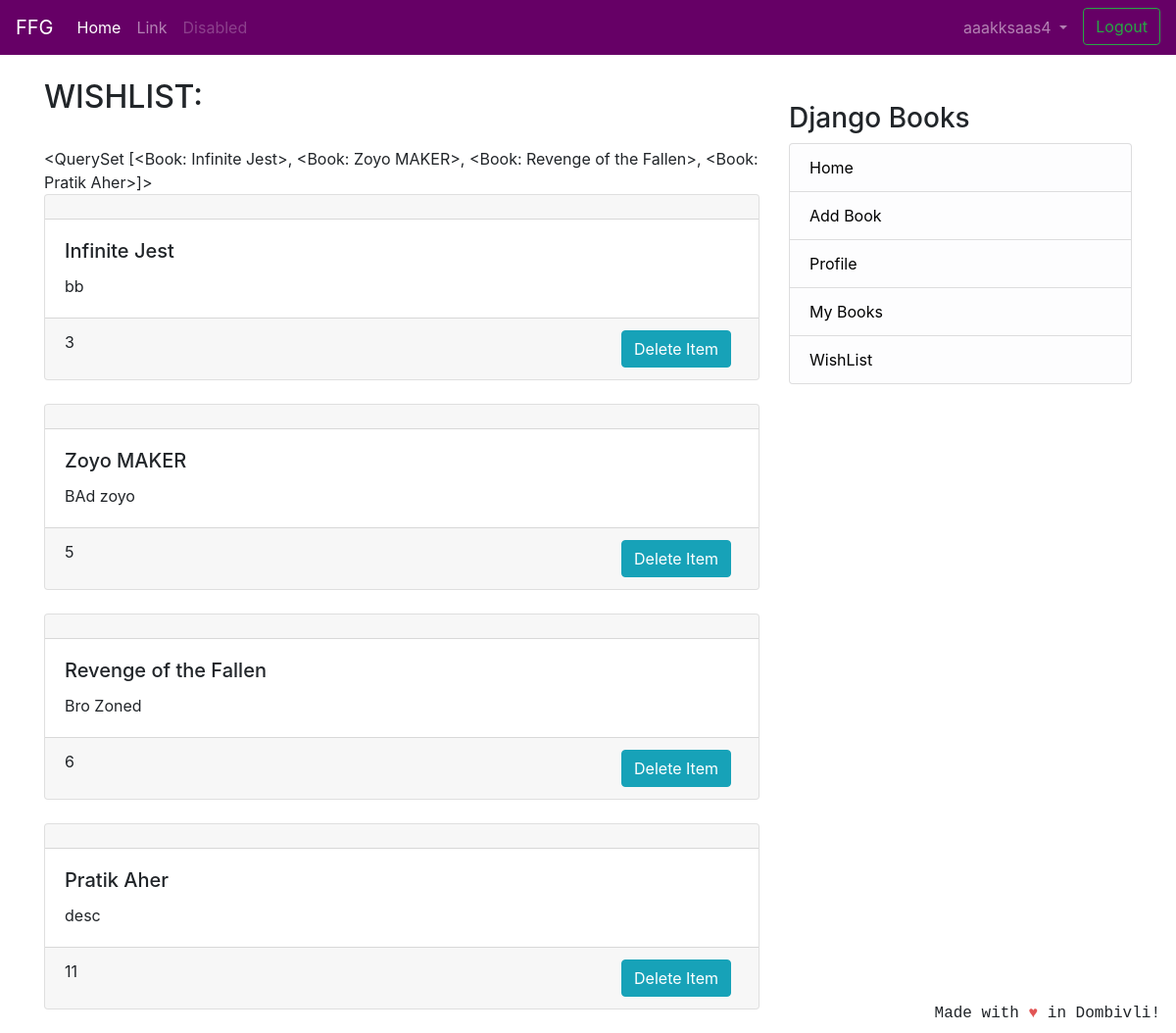
The app's page /list/wishlist/ (signed in) with its own data.
### coreapp/models.py (models this page shows)
class Book(models.Model):
    user = models.ForeignKey(User, on_delete=models.CASCADE, null=True)
    book_name = models.CharField(max_length=100)
    description = models.CharField(max_length=2000)
    image = models.ImageField(null=True, blank=True, upload_to="book_images/")
    price = models.IntegerField()
    condition = models.CharField(
        max_length=100, choices=CONITION_CHOICES, default='Acceptable')
    created_at = models.DateTimeField(auto_now_add=True)
    class Meta:
        verbose_name = 'Book'
        verbose_name_plural = 'Books'
    def __str__(self):
        return self.book_name

### wishlist/views.py (the view)
# urls.py: path('wishlist/', views.WishListView.as_view(), name='wish_list'),
class WishListView(LoginRequiredMixin,generic.ListView):
    model = Order
    template_name = 'wish_list_entries.html'
    context_object_name = 'orders'
    ordering = ['-date_ordered']
    def get_queryset(self):
        orders=Order.objects.get(owner=self.request.user.profile)
        return orders.get_cart_items()

### coreapp/models.py (called while the page is built)
    def get_cart_items(self):
        return self.items.all()

### templates/wish_list_entries.html (shortened to what this page needs)
{% extends 'base.html' %}
{% block content %}
{% if orders %}
<h2>WISHLIST:</h2>
<br/>
{{ orders }}
{% for book in orders %}
<div class="card text-left">
    <div class="card-header">
    </div>
    <div class="card-body">
        <h5 class="card-title">{{ book.book_name }}</h5>
        <p class="card-text" >{{ book.description }}</p>
    </div>
    <div class="card-footer text-mutxed">
        {{ book.id }}
        <a href="{% url 'wishlist:delete_item' book.id %}" class="mr-2 btn btn-info float-right">Delete Item</a>
    </div>
</div>
{% endfor %}
{% else %}
<div class="text-center">
    <h1>WishList Empty ! Add Books to Wishlist ! </h1>
</div>
{% endif %}
{% endblock %}

### templates/base.html (shortened to what this page needs)
<!doctype html>
<html lang="en">
  <head>
    <link rel="stylesheet" href="https://stackpath.bootstrapcdn.com/bootstrap/4.1.3/css/bootstrap.min.css">
  </head>
  <body>
    <header class="site-header">
<nav class="navbar navbar-expand-lg navbar-dark" style="background-color: #660066;">
  <a class="navbar-brand" href="#">FFG</a>
  <div class="collapse navbar-collapse" id="navbarSupportedContent">
    <ul class="navbar-nav mr-auto">
      <li class="nav-item active">
        <a class="nav-link" href="#">Home <span class="sr-only">(current)</span></a>
      </li>
      <li class="nav-item">
        <a class="nav-link" href="#">Link</a>
      </li>
      <li class="nav-item">
        <a class="nav-link disabled" href="#">Disabled</a>
      </li>
    </ul>
    <ul class="nav navbar-nav navbar-right">
      {% if user.is_authenticated %}
      <li class="nav-item dropdown">
        <a class="nav-link dropdown-toggle" href="#" id="navbarDropdown" role="button" data-toggle="dropdown"
          aria-haspopup="true" aria-expanded="false">
          {{ user.username }}
        </a>
      </li>
      <li><a class="btn btn-outline-success ml-2 my-2 my-sm-0" href="{% url 'logout'%}">Logout</a></li>
        {% else %}
      <li><a href="{% url 'login' %}" class="btn btn-outline-success">Login</a></li>
      <li><a href="{% url 'coreapp:signup' %}" class="btn btn-primary ml-2">Sign up</a></li>
      {% endif %}
    </ul>
  </div>
</nav>
  </header>
  <br/>
    <div class="container">
      <div class="row justify-content-center">
        <div class="col-8">
          {% block content %}
          {% endblock %}
        </div>
        {% if user.is_authenticated %}
                <div class="col-md-4">
                  <div class="content-section">
                    <br/>
                    <h3>Django Books</h3>
                      <ul class="list-group">
                        <li class="list-group-item list-group-item-light"><a href="{% url 'coreapp:list_entries' %}" style="color:black"> Home</a></li>
                        <li class="list-group-item list-group-item-light"><a href="{% url 'coreapp:new_entry' %}" style="color:black"> Add Book</a></li>
                        <li class="list-group-item list-group-item-light"><a href="{% url 'coreapp:profile' %}" style="color:black">Profile</a></li>
                        <li class="list-group-item list-group-item-light"><a href="{% url 'coreapp:userbooks' %}" style="color:black">My Books</a></li>
                        <li class="list-group-item list-group-item-light"><a href="{% url 'wishlist:wish_list' %}" style="color:black">WishList</a></li>
                      </ul>
                  </div>
                </div>
                {% endif %}
      </div>
    </div>
<footer class="site-footer mr-3 mb-2" style="position:fixed;right:0;bottom:0;font-family: 'Courier';font-style: bold;">
  Made with <span style="color: #e25555;">&hearts;</span> in Dombivli!
</footer>
</body>
</html>

### records on screen
Book: book_name.book_name "<QuerySet [<Book: Infinite Jest>, <Book: Zoyo MAKER>, <Book: Revenge of the Fallen>, <Book: Pratik Aher>]>", book_name "Infinite Jest", description "bb", id "3"
Book: book_name "Zoyo MAKER", description "BAd zoyo", id "5"
Book: book_name "Revenge of the Fallen", description "Bro Zoned", id "6"
Book: book_name "Pratik Aher", description "desc", id "11"

### other values on screen
{{ user.username }} "aaakksaas4"
